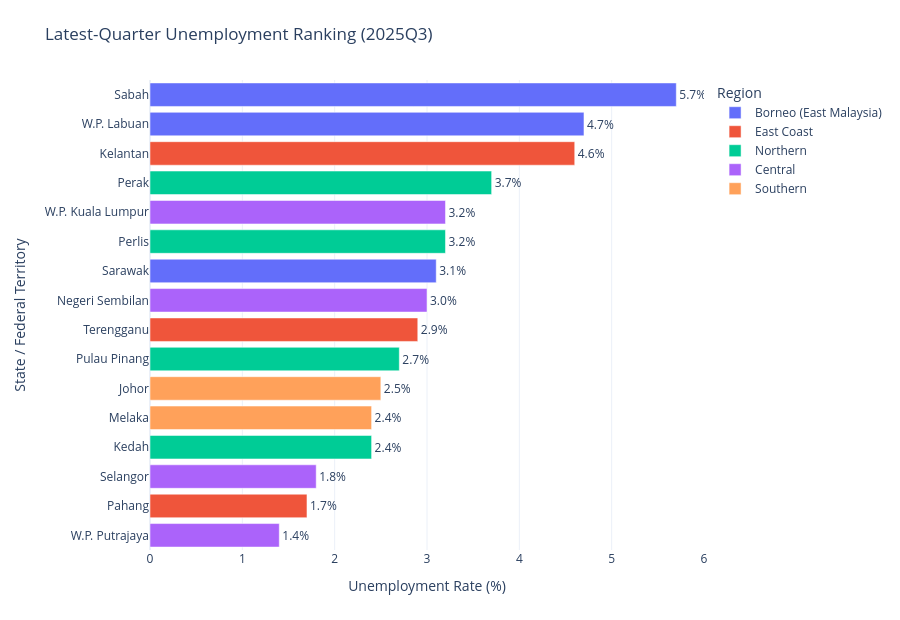

The notebook cell this image was saved under:
### Code cell
# INTERACTIVE CHART 2:
# Latest-quarter state unemployment ranking

ranking_figure = px.bar(
    latest_dashboard_data,
    x="u_rate",
    y="state",
    color="region",
    orientation="h",
    text="u_rate",
    title=(
        "Latest-Quarter Unemployment Ranking "
        f"({latest_date.to_period('Q')})"
    ),
    labels={
        "u_rate": "Unemployment Rate (%)",
        "state": "State / Federal Territory",
        "region": "Region"
    },
    hover_data={
        "u_rate": ":.1f",
        "p_rate": ":.1f",
        "lf_unemployed": ":.1f",
        "state_rank_qtr": True,
        "region": True
    }
)

ranking_figure.update_traces(
    texttemplate="%{text:.1f}%",
    textposition="outside"
)

ranking_figure.update_layout(
    template="plotly_white",
    height=620,
    yaxis=dict(
        categoryorder="total ascending"
    ),
    margin=dict(
        l=150,
        r=60,
        t=80,
        b=70
    ),
    legend_title_text="Region"
)

ranking_figure.show()

### Figure 1 — Plotly figure (JSON) as saved in the notebook; plotly's stock layout.template omitted (floating-point values rounded to 4 significant figures)
{"data": [{"customdata": [[70.5, 110.3, 16, "Borneo (East Malaysia)"], [66.3, 2.2, 15, "Borneo (East Malaysia)"], [69.5, 38.6, 10, "Borneo (East Malaysia)"]], "hovertemplate": "Region=%{customdata[3]}<br>Unemployment Rate (%)=%{text:.1f}<br>State / Federal Territory=%{y}<br>p_rate=%{customdata[0]:.1f}<br>lf_unemployed=%{customdata[1]:.1f}<br>state_rank_qtr=%{customdata[2]}<extra></extra>", "legendgroup": "Borneo (East Malaysia)", "marker": {"color": "#636efa", "pattern": {"shape": ""}}, "name": "Borneo (East Malaysia)", "orientation": "h", "showlegend": true, "text": [5.7, 4.7, 3.1], "textposition": "outside", "texttemplate": "%{text:.1f}%", "type": "bar", "x": [5.7, 4.7, 3.1], "xaxis": "x", "y": ["Sabah", "W.P. Labuan", "Sarawak"], "yaxis": "y"}, {"customdata": [[59.8, 34.4, 14, "East Coast"], [60.8, 14.6, 8, "East Coast"], [66, 13.8, 2, "East Coast"]], "hovertemplate": "Region=%{customdata[3]}<br>Unemployment Rate (%)=%{text:.1f}<br>State / Federal Territory=%{y}<br>p_rate=%{customdata[0]:.1f}<br>lf_unemployed=%{customdata[1]:.1f}<br>state_rank_qtr=%{customdata[2]}<extra></extra>", "legendgroup": "East Coast", "marker": {"color": "#EF553B", "pattern": {"shape": ""}}, "name": "East Coast", "orientation": "h", "showlegend": true, "text": [4.6, 2.9, 1.7], "textposition": "outside", "texttemplate": "%{text:.1f}%", "type": "bar", "x": [4.6, 2.9, 1.7], "xaxis": "x", "y": ["Kelantan", "Terengganu", "Pahang"], "yaxis": "y"}, {"customdata": [[67.7, 45.3, 13, "Northern"], [63, 4.4, 11, "Northern"], [71.3, 26.2, 7, "Northern"], [66.1, 24.5, 4, "Northern"]], "hovertemplate": "Region=%{customdata[3]}<br>Unemployment Rate (%)=%{text:.1f}<br>State / Federal Territory=%{y}<br>p_rate=%{customdata[0]:.1f}<br>lf_unemployed=%{customdata[1]:.1f}<br>state_rank_qtr=%{customdata[2]}<extra></extra>", "legendgroup": "Northern", "marker": {"color": "#00cc96", "pattern": {"shape": ""}}, "name": "Northern", "orientation": "h", "showlegend": true, "text": [3.7, 3.2, 2.7, 2.4], "textposition": "outside", "texttemplate": "%{text:.1f}%", "type": "bar", "x": [3.7, 3.2, 2.7, 2.4], "xaxis": "x", "y": ["Perak", "Perlis", "Pulau Pinang", "Kedah"], "yaxis": "y"}, {"customdata": [[75.6, 40.9, 11, "Central"], [67.4, 17.3, 9, "Central"], [78.2, 77.5, 3, "Central"], [77.8, 0.9, 1, "Central"]], "hovertemplate": "Region=%{customdata[3]}<br>Unemployment Rate (%)=%{text:.1f}<br>State / Federal Territory=%{y}<br>p_rate=%{customdata[0]:.1f}<br>lf_unemployed=%{customdata[1]:.1f}<br>state_rank_qtr=%{customdata[2]}<extra></extra>", "legendgroup": "Central", "marker": {"color": "#ab63fa", "pattern": {"shape": ""}}, "name": "Central", "orientation": "h", "showlegend": true, "text": [3.2, 3.0, 1.8, 1.4], "textposition": "outside", "texttemplate": "%{text:.1f}%", "type": "bar", "x": [3.2, 3.0, 1.8, 1.4], "xaxis": "x", "y": ["W.P. Kuala Lumpur", "Negeri Sembilan", "Selangor", "W.P. Putrajaya"], "yaxis": "y"}, {"customdata": [[71.8, 56.2, 6, "Southern"], [69.2, 13, 4, "Southern"]], "hovertemplate": "Region=%{customdata[3]}<br>Unemployment Rate (%)=%{text:.1f}<br>State / Federal Territory=%{y}<br>p_rate=%{customdata[0]:.1f}<br>lf_unemployed=%{customdata[1]:.1f}<br>state_rank_qtr=%{customdata[2]}<extra></extra>", "legendgroup": "Southern", "marker": {"color": "#FFA15A", "pattern": {"shape": ""}}, "name": "Southern", "orientation": "h", "showlegend": true, "text": [2.5, 2.4], "textposition": "outside", "texttemplate": "%{text:.1f}%", "type": "bar", "x": [2.5, 2.4], "xaxis": "x", "y": ["Johor", "Melaka"], "yaxis": "y"}], "layout": {"barmode": "relative", "height": 620, "legend": {"title": {"text": "Region"}, "tracegroupgap": 0}, "margin": {"b": 70, "l": 150, "r": 60, "t": 80}, "title": {"text": "Latest-Quarter Unemployment Ranking (2025Q3)"}, "xaxis": {"anchor": "y", "domain": [0, 1], "title": {"text": "Unemployment Rate (%)"}}, "yaxis": {"anchor": "x", "categoryorder": "total ascending", "domain": [0, 1], "title": {"text": "State / Federal Territory"}}}}
